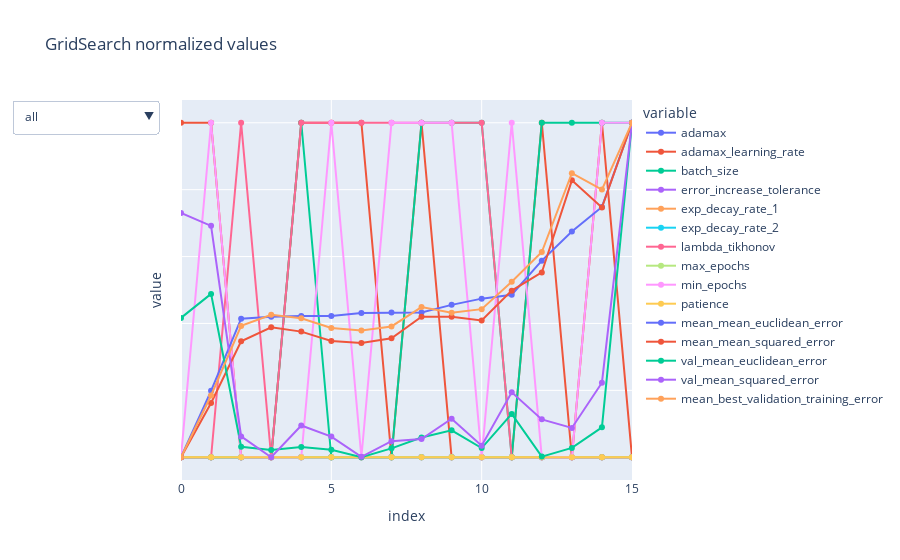

Write notebook code for a chart like this one.
### Code cell
plot_gs(norm_gs_results_stats, 'GridSearch normalized values')

### Figure 1 — Plotly figure (JSON) as saved in the notebook; plotly's stock layout.template omitted (floating-point values rounded to 4 significant figures)
{"data": [{"legendgroup": "adamax", "line": {"color": "#636efa", "dash": "solid"}, "marker": {"symbol": "circle"}, "mode": "markers+lines", "name": "adamax", "orientation": "v", "showlegend": true, "type": "scatter", "x": [0, 1, 2, 3, 4, 5, 6, 7, 8, 9, 10, 11, 12, 13, 14, 15], "xaxis": "x", "y": [0, 0, 0, 0, 0, 0, 0, 0, 0, 0, 0, 0, 0, 0, 0, 0], "yaxis": "y"}, {"legendgroup": "adamax_learning_rate", "line": {"color": "#EF553B", "dash": "solid"}, "marker": {"symbol": "circle"}, "mode": "markers+lines", "name": "adamax_learning_rate", "orientation": "v", "showlegend": true, "type": "scatter", "x": [0, 1, 2, 3, 4, 5, 6, 7, 8, 9, 10, 11, 12, 13, 14, 15], "xaxis": "x", "y": [1, 1, 0, 0, 1, 1, 1, 0, 1, 0, 0, 0, 1, 0, 1, 0], "yaxis": "y"}, {"legendgroup": "batch_size", "line": {"color": "#00cc96", "dash": "solid"}, "marker": {"symbol": "circle"}, "mode": "markers+lines", "name": "batch_size", "orientation": "v", "showlegend": true, "type": "scatter", "x": [0, 1, 2, 3, 4, 5, 6, 7, 8, 9, 10, 11, 12, 13, 14, 15], "xaxis": "x", "y": [0, 0, 0, 0, 1.0, 0, 0, 0, 1.0, 1.0, 1.0, 0, 1.0, 1.0, 1.0, 1.0], "yaxis": "y"}, {"legendgroup": "error_increase_tolerance", "line": {"color": "#ab63fa", "dash": "solid"}, "marker": {"symbol": "circle"}, "mode": "markers+lines", "name": "error_increase_tolerance", "orientation": "v", "showlegend": true, "type": "scatter", "x": [0, 1, 2, 3, 4, 5, 6, 7, 8, 9, 10, 11, 12, 13, 14, 15], "xaxis": "x", "y": [0, 0, 0, 0, 0, 0, 0, 0, 0, 0, 0, 0, 0, 0, 0, 0], "yaxis": "y"}, {"legendgroup": "exp_decay_rate_1", "line": {"color": "#FFA15A", "dash": "solid"}, "marker": {"symbol": "circle"}, "mode": "markers+lines", "name": "exp_decay_rate_1", "orientation": "v", "showlegend": true, "type": "scatter", "x": [0, 1, 2, 3, 4, 5, 6, 7, 8, 9, 10, 11, 12, 13, 14, 15], "xaxis": "x", "y": [0, 0, 0, 0, 0, 0, 0, 0, 0, 0, 0, 0, 0, 0, 0, 0], "yaxis": "y"}, {"legendgroup": "exp_decay_rate_2", "line": {"color": "#19d3f3", "dash": "solid"}, "marker": {"symbol": "circle"}, "mode": "markers+lines", "name": "exp_decay_rate_2", "orientation": "v", "showlegend": true, "type": "scatter", "x": [0, 1, 2, 3, 4, 5, 6, 7, 8, 9, 10, 11, 12, 13, 14, 15], "xaxis": "x", "y": [0, 0, 0, 0, 0, 0, 0, 0, 0, 0, 0, 0, 0, 0, 0, 0], "yaxis": "y"}, {"legendgroup": "lambda_tikhonov", "line": {"color": "#FF6692", "dash": "solid"}, "marker": {"symbol": "circle"}, "mode": "markers+lines", "name": "lambda_tikhonov", "orientation": "v", "showlegend": true, "type": "scatter", "x": [0, 1, 2, 3, 4, 5, 6, 7, 8, 9, 10, 11, 12, 13, 14, 15], "xaxis": "x", "y": [0, 0, 1, 0, 1, 1, 1, 1, 1, 1, 1, 0, 0, 0, 0, 0], "yaxis": "y"}, {"legendgroup": "max_epochs", "line": {"color": "#B6E880", "dash": "solid"}, "marker": {"symbol": "circle"}, "mode": "markers+lines", "name": "max_epochs", "orientation": "v", "showlegend": true, "type": "scatter", "x": [0, 1, 2, 3, 4, 5, 6, 7, 8, 9, 10, 11, 12, 13, 14, 15], "xaxis": "x", "y": [0, 0, 0, 0, 0, 0, 0, 0, 0, 0, 0, 0, 0, 0, 0, 0], "yaxis": "y"}, {"legendgroup": "min_epochs", "line": {"color": "#FF97FF", "dash": "solid"}, "marker": {"symbol": "circle"}, "mode": "markers+lines", "name": "min_epochs", "orientation": "v", "showlegend": true, "type": "scatter", "x": [0, 1, 2, 3, 4, 5, 6, 7, 8, 9, 10, 11, 12, 13, 14, 15], "xaxis": "x", "y": [0, 1, 0, 0, 0, 1, 0, 1, 1, 1, 0, 1, 0, 0, 1, 1], "yaxis": "y"}, {"legendgroup": "patience", "line": {"color": "#FECB52", "dash": "solid"}, "marker": {"symbol": "circle"}, "mode": "markers+lines", "name": "patience", "orientation": "v", "showlegend": true, "type": "scatter", "x": [0, 1, 2, 3, 4, 5, 6, 7, 8, 9, 10, 11, 12, 13, 14, 15], "xaxis": "x", "y": [0, 0, 0, 0, 0, 0, 0, 0, 0, 0, 0, 0, 0, 0, 0, 0], "yaxis": "y"}, {"legendgroup": "mean_mean_euclidean_error", "line": {"color": "#636efa", "dash": "solid"}, "marker": {"symbol": "circle"}, "mode": "markers+lines", "name": "mean_mean_euclidean_error", "orientation": "v", "showlegend": true, "type": "scatter", "x": [0, 1, 2, 3, 4, 5, 6, 7, 8, 9, 10, 11, 12, 13, 14, 15], "xaxis": "x", "y": [0, 0.1986, 0.4142, 0.4201, 0.4221, 0.4225, 0.4309, 0.4327, 0.4329, 0.4556, 0.4742, 0.4859, 0.5877, 0.6748, 0.7483, 1.0], "yaxis": "y"}, {"legendgroup": "mean_mean_squared_error", "line": {"color": "#EF553B", "dash": "solid"}, "marker": {"symbol": "circle"}, "mode": "markers+lines", "name": "mean_mean_squared_error", "orientation": "v", "showlegend": true, "type": "scatter", "x": [0, 1, 2, 3, 4, 5, 6, 7, 8, 9, 10, 11, 12, 13, 14, 15], "xaxis": "x", "y": [0, 0.1623, 0.3465, 0.3887, 0.3756, 0.3473, 0.3417, 0.3557, 0.4204, 0.4201, 0.4089, 0.4981, 0.5525, 0.8278, 0.7464, 1], "yaxis": "y"}, {"legendgroup": "val_mean_euclidean_error", "line": {"color": "#00cc96", "dash": "solid"}, "marker": {"symbol": "circle"}, "mode": "markers+lines", "name": "val_mean_euclidean_error", "orientation": "v", "showlegend": true, "type": "scatter", "x": [0, 1, 2, 3, 4, 5, 6, 7, 8, 9, 10, 11, 12, 13, 14, 15], "xaxis": "x", "y": [0.4166, 0.4883, 0.03146, 0.02177, 0.03075, 0.02221, 0, 0.02664, 0.05881, 0.08058, 0.02749, 0.1295, 0.001978, 0.02799, 0.08935, 1], "yaxis": "y"}, {"legendgroup": "val_mean_squared_error", "line": {"color": "#ab63fa", "dash": "solid"}, "marker": {"symbol": "circle"}, "mode": "markers+lines", "name": "val_mean_squared_error", "orientation": "v", "showlegend": true, "type": "scatter", "x": [0, 1, 2, 3, 4, 5, 6, 7, 8, 9, 10, 11, 12, 13, 14, 15], "xaxis": "x", "y": [0.7301, 0.6918, 0.06232, 0, 0.09507, 0.06185, 0.001309, 0.04807, 0.05445, 0.1151, 0.0343, 0.194, 0.1132, 0.08763, 0.2228, 1], "yaxis": "y"}, {"legendgroup": "mean_best_validation_training_error", "line": {"color": "#FFA15A", "dash": "solid"}, "marker": {"symbol": "circle"}, "mode": "markers+lines", "name": "mean_best_validation_training_error", "orientation": "v", "showlegend": true, "type": "scatter", "x": [0, 1, 2, 3, 4, 5, 6, 7, 8, 9, 10, 11, 12, 13, 14, 15], "xaxis": "x", "y": [0, 0.1847, 0.3927, 0.4262, 0.4154, 0.3865, 0.379, 0.3911, 0.4491, 0.432, 0.4427, 0.5246, 0.6136, 0.8493, 0.8002, 1.0], "yaxis": "y"}], "layout": {"hovermode": "x unified", "legend": {"title": {"text": "variable"}, "tracegroupgap": 0}, "title": {"text": "GridSearch normalized values"}, "updatemenus": [{"buttons": [{"args": ["visible", [true, true, true, true, true, true]], "label": "all", "method": "restyle"}, {"args": ["visible", [true, true, false, false, true, true, false, false, false, false, false, false, false, false, false]], "label": "adamax optimizer", "method": "restyle"}, {"args": ["visible", [false, false, false, false, false, false, false, false, false, false, false, false, false, false, false]], "label": "standard optimizer", "method": "restyle"}, {"args": ["visible", [false, false, true, true, false, false, true, true, true, true, false, false, true, true, false]], "label": "general", "method": "restyle"}, {"args": ["visible", [false, false, false, false, false, false, false, false, false, false, true, true, false, false, true]], "label": "metrics", "method": "restyle"}], "direction": "down", "type": "dropdown"}], "xaxis": {"anchor": "y", "domain": [0, 1], "range": [0, 15], "title": {"text": "index"}}, "yaxis": {"anchor": "x", "domain": [0, 1], "showticklabels": false, "title": {"text": "value"}}}}
